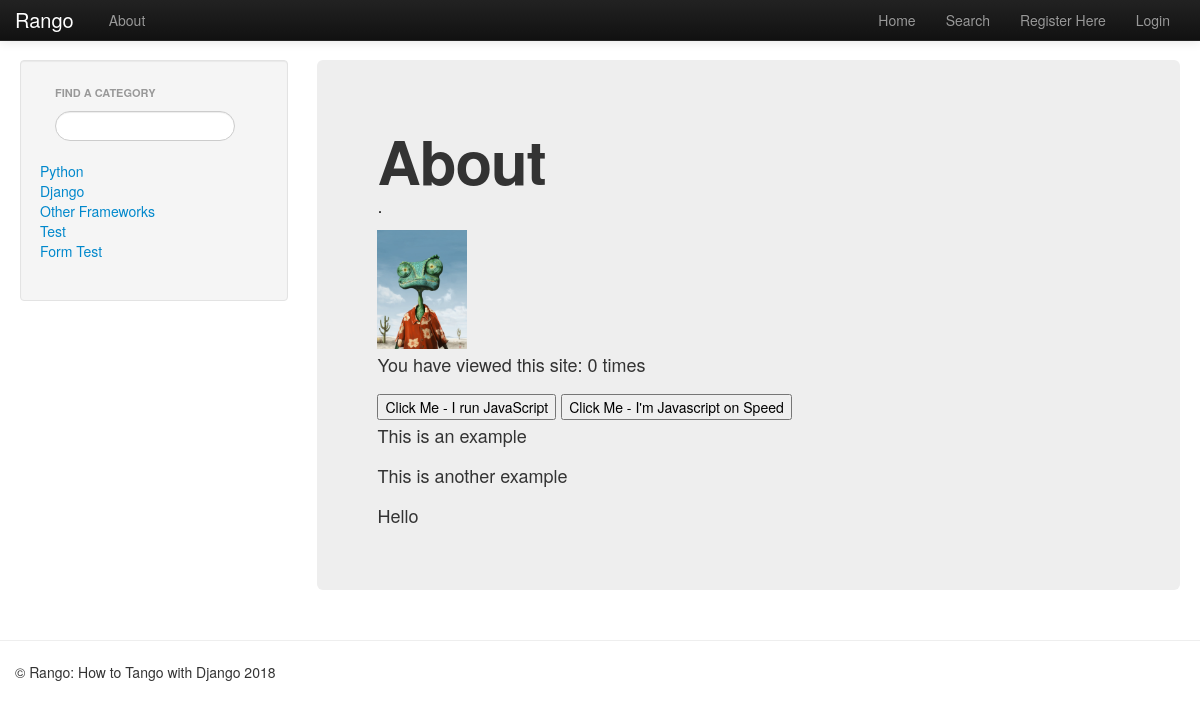
The app's page /rango/about/ with its own data.
### rango/models.py (models this page shows, shortened)
class Category(models.Model):
    name = models.CharField(max_length=128, unique=True)
    views = models.IntegerField(default=0)
    likes = models.IntegerField(default=0)
    slug = models.SlugField()

### rango/views.py (the view)
# urls.py: url(r'about/', views.about, name='about'),
def about(request):
    if request.session.get('visits'):
        count = request.session.get('visits')
    else:
        count = 0
    return render(request, 'rango/about.html', {'visits': count})

### rango/templatetags/rango_extras.py (called while the page is built)
@register.inclusion_tag('rango/cats.html')
def get_category_list(cat=None):
    return {'cats': Category.objects.all(), 'act_cat': cat}

### templates/rango/about.html (shortened to what this page needs)
{% extends 'base.html' %}
{% load staticfiles %}
{% block body_block %}
  <div class="hero-unit">
      <h1>About</h1>
      <p></strong>.</p>
      <img width="90" height="100" src="{% static "images/rango.jpg" %}" alt="Picture of Rango"/>
      <p>You have viewed this site: {{ visits }} times</p>
      <button onClick="alert('You clicked the button using Javascript.');">
        Click Me - I run JavaScript
      </button>
      <button id="about-btn">Click Me - I'm Javascript on Speed</button>
      <p> This is an example</p>
      <p> This is another example</p>
      <div id="msg">Hello</div>
  </div>
{% endblock %}

### templates/rango/cats.html
<ul class="nav nav-sidebar">
{% if cats %}
  {% for c in cats %}
    <li><a href="{% url 'category' c.slug %}">{{ c.name }}</a></li>
  {% endfor %}
{% else %}
  <li><strong>There are no categories present.</strong></li>
{% endif %}
</ul>

### records on screen
Category: name "Python"
Category: name "Django"
Category: name "Other Frameworks"
Category: name "Test"
Category: name "Form Test"

### other values on screen
{{ visits }} "0"
